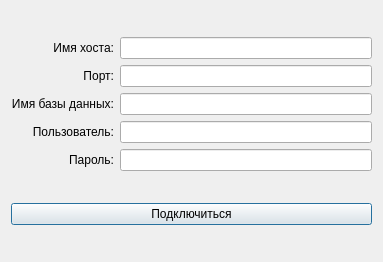
<?xml version="1.0" encoding="UTF-8"?>
<ui version="4.0">
 <class>SettingsBD</class>
 <widget class="QDialog" name="SettingsBD">
  <property name="geometry">
   <rect>
    <x>0</x>
    <y>0</y>
    <width>383</width>
    <height>262</height>
   </rect>
  </property>
  <property name="windowTitle">
   <string>Dialog</string>
  </property>
  <layout class="QGridLayout" name="gridLayout_2">
   <item row="0" column="0">
    <layout class="QGridLayout" name="gridLayout">
     <item row="4" column="0">
      <widget class="QLabel" name="label_5">
       <property name="text">
        <string>Пароль:</string>
       </property>
       <property name="alignment">
        <set>Qt::AlignmentFlag::AlignRight|Qt::AlignmentFlag::AlignTrailing|Qt::AlignmentFlag::AlignVCenter</set>
       </property>
      </widget>
     </item>
     <item row="2" column="0">
      <widget class="QLabel" name="label_3">
       <property name="text">
        <string>Имя базы данных:</string>
       </property>
       <property name="alignment">
        <set>Qt::AlignmentFlag::AlignRight|Qt::AlignmentFlag::AlignTrailing|Qt::AlignmentFlag::AlignVCenter</set>
       </property>
      </widget>
     </item>
     <item row="1" column="0">
      <widget class="QLabel" name="label_2">
       <property name="text">
        <string>Порт:</string>
       </property>
       <property name="alignment">
        <set>Qt::AlignmentFlag::AlignRight|Qt::AlignmentFlag::AlignTrailing|Qt::AlignmentFlag::AlignVCenter</set>
       </property>
      </widget>
     </item>
     <item row="0" column="0">
      <widget class="QLabel" name="label">
       <property name="text">
        <string>Имя хоста:</string>
       </property>
       <property name="alignment">
        <set>Qt::AlignmentFlag::AlignRight|Qt::AlignmentFlag::AlignTrailing|Qt::AlignmentFlag::AlignVCenter</set>
       </property>
      </widget>
     </item>
     <item row="3" column="0">
      <widget class="QLabel" name="label_4">
       <property name="text">
        <string>Пользователь:</string>
       </property>
       <property name="alignment">
        <set>Qt::AlignmentFlag::AlignRight|Qt::AlignmentFlag::AlignTrailing|Qt::AlignmentFlag::AlignVCenter</set>
       </property>
      </widget>
     </item>
     <item row="0" column="1">
      <widget class="QLineEdit" name="host">
       <property name="accessibleDescription">
        <string/>
       </property>
       <property name="text">
        <string/>
       </property>
       <property name="placeholderText">
        <string/>
       </property>
      </widget>
     </item>
     <item row="1" column="1">
      <widget class="QLineEdit" name="port"/>
     </item>
     <item row="2" column="1">
      <widget class="QLineEdit" name="dbName"/>
     </item>
     <item row="3" column="1">
      <widget class="QLineEdit" name="user"/>
     </item>
     <item row="4" column="1">
      <widget class="QLineEdit" name="pass"/>
     </item>
    </layout>
   </item>
   <item row="1" column="0">
    <widget class="QPushButton" name="pb_connect">
     <property name="text">
      <string>Подключиться</string>
     </property>
    </widget>
   </item>
  </layout>
 </widget>
 <resources/>
 <connections/>
</ui>
